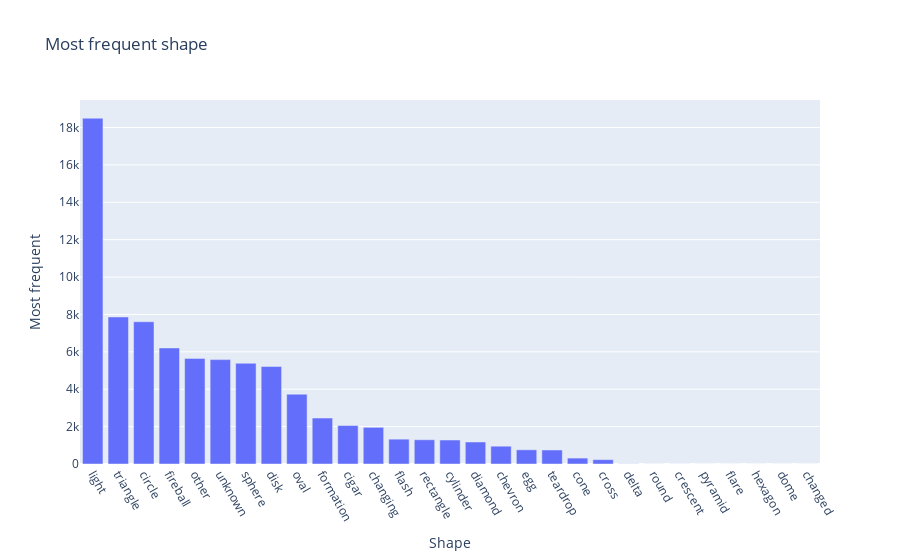

Source (notebook cell):
### Code cell
# Calculate the count of each shape
shape_counts = ufo_df['shape'].value_counts()

# Create a DataFrame with the shape and counts
df_shape_counts = pd.DataFrame({'Shape': shape_counts.index, 'Counts': shape_counts.values})

# Create the countplot using Plotly
fig = px.bar(df_shape_counts, x='Shape', y='Counts', title='Most frequent shape')
fig.update_layout(xaxis=dict(title='Shape'), yaxis=dict(title='Most frequent'))

# Rotate x-axis tick labels for better readability
fig.update_xaxes(tickangle=60)

# Show the interactive plot
fig.show()

### Figure 1 — Plotly figure (JSON) as saved in the notebook; plotly's stock layout.template omitted (floating-point values rounded to 4 significant figures)
{"data": [{"alignmentgroup": "True", "hovertemplate": "Shape=%{x}<br>Counts=%{y}<extra></extra>", "legendgroup": "", "marker": {"color": "#636efa", "pattern": {"shape": ""}}, "name": "", "offsetgroup": "", "orientation": "v", "showlegend": false, "textposition": "auto", "type": "bar", "x": ["light", "triangle", "circle", "fireball", "other", "unknown", "sphere", "disk", "oval", "formation", "cigar", "changing", "flash", "rectangle", "cylinder", "diamond", "chevron", "egg", "teardrop", "cone", "cross", "delta", "round", "crescent", "pyramid", "flare", "hexagon", "dome", "changed"], "xaxis": "x", "y": [18497, 7865, 7608, 6208, 5649, 5584, 5387, 5213, 3733, 2457, 2057, 1962, 1328, 1297, 1283, 1178, 952, 759, 750, 316, 233, 7, 2, 2, 1, 1, 1, 1, 1], "yaxis": "y"}], "layout": {"barmode": "relative", "legend": {"tracegroupgap": 0}, "title": {"text": "Most frequent shape"}, "xaxis": {"anchor": "y", "domain": [0, 1], "tickangle": 60, "title": {"text": "Shape"}}, "yaxis": {"anchor": "x", "domain": [0, 1], "title": {"text": "Most frequent"}}}}
